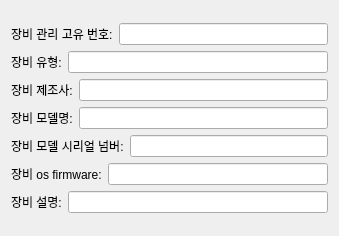
                  <widget class="QWidget" name="DE_Marines_Electronics_Info__scrollAreaWidgetContents_1">
                   <property name="geometry">
                    <rect>
                     <x>0</x>
                     <y>0</y>
                     <width>339</width>
                     <height>236</height>
                    </rect>
                   </property>
                   <layout class="QGridLayout" name="gridLayout_6">
                    <item row="0" column="0">
                     <layout class="QVBoxLayout" name="DE_Marines_Electronics_Info__verticalLayout_1">
                      <item>
                       <layout class="QHBoxLayout" name="DE_Marines_Electronics_Info_device_management_id__horizontalLayout_1">
                        <item>
                         <widget class="QLabel" name="DE_Marines_Electronics_Info_device_management_id__label_1">
                          <property name="text">
                           <string>장비 관리 고유 번호:</string>
                          </property>
                         </widget>
                        </item>
                        <item>
                         <widget class="QLineEdit" name="DE_Marines_Electronics_Info_device_management_id__lineEdit_1"/>
                        </item>
                       </layout>
                      </item>
                      <item>
                       <layout class="QHBoxLayout" name="DE_Marines_Electronics_Info_device_type__horizontalLayout_1">
                        <item>
                         <widget class="QLabel" name="DE_Marines_Electronics_Info_device_type__label_1">
                          <property name="text">
                           <string>장비 유형:</string>
                          </property>
                         </widget>
                        </item>
                        <item>
                         <widget class="QLineEdit" name="DE_Marines_Electronics_Info_device_type__lineEdit_1"/>
                        </item>
                       </layout>
                      </item>
                      <item>
                       <layout class="QHBoxLayout" name="DE_Marines_Electronics_Info_device_manufacturer__horizontalLayout_1">
                        <item>
                         <widget class="QLabel" name="DE_Marines_Electronics_Info_device_manufacturer__label_1">
                          <property name="text">
                           <string>장비 제조사:</string>
                          </property>
                         </widget>
                        </item>
                        <item>
                         <widget class="QLineEdit" name="DE_Marines_Electronics_Info_device_manufacturer__lineEdit_1"/>
                        </item>
                       </layout>
                      </item>
                      <item>
                       <layout class="QHBoxLayout" name="DE_Marines_Electronics_Info_device_model_name__horizontalLayout_1">
                        <item>
                         <widget class="QLabel" name="DE_Marines_Electronics_Info_device_model_name__label_1">
                          <property name="text">
                           <string>장비 모델명:</string>
                          </property>
                         </widget>
                        </item>
                        <item>
                         <widget class="QLineEdit" name="DE_Marines_Electronics_Info_device_model_name__lineEdit_1"/>
                        </item>
                       </layout>
                      </item>
                      <item>
                       <layout class="QHBoxLayout" name="DE_Marines_Electronics_Info_device_model_serial_number__horizontalLayout_1">
                        <item>
                         <widget class="QLabel" name="DE_Marines_Electronics_Info_device_model_serial_number__label_1">
                          <property name="text">
                           <string>장비 모델 시리얼 넘버:</string>
                          </property>
                         </widget>
                        </item>
                        <item>
                         <widget class="QLineEdit" name="DE_Marines_Electronics_Info_device_model_serial_number__lineEdit_1"/>
                        </item>
                       </layout>
                      </item>
                      <item>
                       <layout class="QHBoxLayout" name="DE_Marines_Electronics_Info_device_os_firmware__horizontalLayout_1">
                        <item>
                         <widget class="QLabel" name="DE_Marines_Electronics_Info_device_os_firmware__label_1">
                          <property name="text">
                           <string>장비 os firmware:</string>
                          </property>
                         </widget>
                        </item>
                        <item>
                         <widget class="QLineEdit" name="DE_Marines_Electronics_Info_device_os_firmware__lineEdit_1"/>
                        </item>
                       </layout>
                      </item>
                      <item>
                       <layout class="QHBoxLayout" name="DE_Marines_Electronics_Info_device_description__horizontalLayout_1">
                        <item>
                         <widget class="QLabel" name="DE_Marines_Electronics_Info_device_description__label_1">
                          <property name="text">
                           <string>장비 설명:</string>
                          </property>
                         </widget>
                        </item>
                        <item>
                         <widget class="QLineEdit" name="DE_Marines_Electronics_Info_device_description__lineEdit_1"/>
                        </item>
                       </layout>
                      </item>
                     </layout>
                    </item>
                   </layout>
                  </widget>
